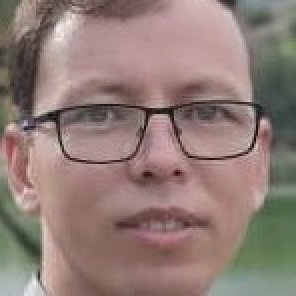
#> input picture test.png, 148 x 148 px (shown 2 times larger)
$ python -i enhancing.py   (imports and definitions only)   (older library calls are emulated)
#> lines starting #> are read from the running program, lines starting #| are printed output that depends on the picture; after the words box and inside, x2 and y2 are one past the last pixel; in counts of white or black regions, pixels touching at a corner belong together
### EVotingApp/processing.py
import numpy as np

from skimage.morphology import skeletonize


def clean_points(image: np.array, filter_size: int = 6):
    """
    Remove debris from the image - 1x1 filled pixel areas.

    Args:
        image  (np.array): Image array 1 channel, gray-scale.
        filter_size (int): Size of the rolling window applied for cleaning the array.

    """

    # Normalise
    template_base = image.copy() / image.max()

    template_new = template_base.copy()

    # Layer - window size.
    height, width = image.shape

    for i in range(height - filter_size):
        for j in range(width - filter_size):

            layer_filter = template_new[i:i + filter_size, j:j + filter_size]

            flag = 0
            if sum(layer_filter[:, 0]) == 0:
                flag += 1
            if sum(layer_filter[:, filter_size - 1]) == 0:
                flag += 1
            if sum(layer_filter[0, :]) == 0:
                flag += 1
            if sum(layer_filter[filter_size - 1, :]) == 0:
                flag += 1
            if flag > 3:
                template_base[i: i + filter_size, j: j + filter_size] = np.zeros((filter_size, filter_size))

    return template_base


def thin_image(image: np.array, swap_image: bool = False) -> np.array:
    """
    Thins given image.

    Args:
        image  (np.array): Image as a numpy array, 1 channel, gray scale.
        swap_image (bool): Swaps background colour with ridge colour

    Returns:
        np.array: Thinned image.

    """

    # Process image - thinning, cleaning and normalisation
    img_skel = skeletonize(image / image.max()).astype(int)

    # Clean noise or impurities (1x1 filled pixels)
    img_skel = clean_points(img_skel).astype(int)

    if swap_image:
        return swap(img_skel)
    else:
        return img_skel


# [104 lines left out: functions swap, occurrences, cdf, histogram_equalisation, cdf_normalised, binarise, not called in this run]

### enhancing.py
import math

import numpy as np

import scipy
from scipy import ndimage, signal

import warnings
# [1 line not run here, left out]

import cv2
# [1 line not run here, left out]

from processing import thin_image, clean_points


def enhance_image(image: np.array, block_orientation: int = 16, threshold: float = 0.1,
                  sigma_gradient: int = 1, sigma_block: int = 7, sigma_orientation: int = 7,
                  block_frequency: int = 38, window_size: int = 5, min_wave_length: int = 5,
                  max_wave_length: int = 15, padding: int = None, skeletonise: bool = True):
    """
    Image enhancement using gabor filters based on ridge orientation.
    Adjusted from https: / / github.com / Utkarsh-Deshmukh / Fingerprint-Enhancement-Python
    Based on the paper: Hong, L., Wan, Y., and Jain, A. K. '
    Fingerprint image enhancement: Algorithm and performance evaluation'.
    IEEE Transactions on Pattern Analysis and Machine Intelligence 20, 8 (1998), pp 777-789.
    License: BSD 2

    """

    # CLAHE adjusted image - histogram equalisation.
    img_clahe = apply_clahe(image)

    # Padding image for applying window frequency mask.
    if padding is not None:
        top, bottom, left, right = [padding] * 4
        img_clahe = cv2.copyMakeBorder(img_clahe, top, bottom, left, right, cv2.BORDER_CONSTANT, value=255)

    # Normalise images
    img_normalised, mask = ridge_segment(img_clahe, block_orientation, threshold)

    # Pixel orientation
    img_orientation = ridge_orient(img_normalised, sigma_gradient, sigma_block, sigma_orientation)

    # Ridge frequency
    img_frequency, med = ridge_frequency(img_normalised, mask, img_orientation, block_frequency, window_size,
                                         min_wave_length, max_wave_length)

    # Gabor filter
    image_filtered = ridge_filter(img_normalised, img_orientation, med * mask, .65, .65)

    image_enhanced = (image_filtered < -3)

    if skeletonise:
        # Applies image thinning and sets background to white.
        image_enhanced = thin_image(image_enhanced)
        image_enhanced = clean_points(image_enhanced)

    # Normalising image and processing background - and ridges.
    # image_enhanced = image_enhanced // image_enhanced.max()  # [0, 1] values

    # Invert colours if the background is dark.
    # image_enhanced = swap(image_enhanced) if image_enhanced.mean() < .5 else image_enhanced
    # image_enhanced = image_enhanced.astype('uint8')

    return image_enhanced.astype('uint8')


def ridge_orient(image: np.array, sigma_gradient: int, sigma_block: int, sigma_orientation: int):
    """
    Extracts the orientation of the ridges.

    """

    # Image gradients.
    size = np.fix(6 * sigma_gradient)

    if np.remainder(size, 2) == 0:
        size = size + 1

    gauss = cv2.getGaussianKernel(np.int(size), sigma_gradient)

    # Gradient of Gaussian
    f = gauss * gauss.T
    fy, fx = np.gradient(f)

    Gx = signal.convolve2d(image, fx, mode='same')
    Gy = signal.convolve2d(image, fy, mode='same')

    Gxx = np.power(Gx, 2)
    Gyy = np.power(Gy, 2)
    Gxy = Gx * Gy

    # Smooth the covariance data to perform a weighted summation of the data.

    size = np.fix(6 * sigma_block)

    gauss = cv2.getGaussianKernel(np.int(size), sigma_block)
    f = gauss * gauss.T

    Gxx = ndimage.convolve(Gxx, f)
    Gyy = ndimage.convolve(Gyy, f)
    Gxy = 2 * ndimage.convolve(Gxy, f)

    # Analytic solution of principal direction
    denom = np.sqrt(np.power(Gxy, 2) + np.power((Gxx - Gyy), 2)) + np.finfo(float).eps

    # Sine and cosine of doubled angles
    sin2theta = Gxy / denom
    cos2theta = (Gxx - Gyy) / denom

    if sigma_orientation:

        size = np.fix(6 * sigma_orientation)

        if np.remainder(size, 2) == 0:
            size = size + 1

        gauss = cv2.getGaussianKernel(np.int(size), sigma_orientation)

        f = gauss * gauss.T
        cos2theta = ndimage.convolve(cos2theta, f)  # Smoothed sine and cosine of
        sin2theta = ndimage.convolve(sin2theta, f)  # doubled angles

    img_orientation = np.pi / 2 + np.arctan2(sin2theta, cos2theta) / 2

    return img_orientation


def ridge_frequency(image: np.array, mask, orient: int, block_size: int, window_size: int, min_wave_length: int,
               max_wave_length: int) -> tuple:
    """
    Ridge frequency computation.

    """

    rows, cols = image.shape
    freq = np.zeros((rows, cols))

    for r in range(0, rows - block_size, block_size):
        for c in range(0, cols - block_size, block_size):
            block_image = image[r: r + block_size][:, c: c + block_size]
            block_orientation = orient[r: r + block_size][:, c: c + block_size]

            freq[r: r + block_size][:, c: c + block_size] = frequest(block_image, block_orientation, window_size,
                                                                     min_wave_length, max_wave_length)

    freq = freq * mask
    freq_1d = np.reshape(freq, (1, rows * cols))
    ind = np.where(freq_1d > 0)

    ind = np.array(ind)
    ind = ind[1, :]

    non_zero_elems_in_freq = freq_1d[0][ind]

    # median_freq = np.mean(non_zero_elems_in_freq)
    # TODO: (Dragos) Review
    median_freq = np.median(non_zero_elems_in_freq)

    return freq, median_freq


def ridge_filter(im, orient, freq, kx, ky):
    angleInc = 3
    im = np.double(im)
    rows, cols = im.shape
    newim = np.zeros((rows, cols))

    freq_1d = np.reshape(freq, (1, rows * cols))
    ind = np.where(freq_1d > 0)

    ind = np.array(ind)
    ind = ind[1, :]

    # Round the array of frequencies to the nearest 0.01 to reduce the
    # number of distinct frequencies we have to deal with.
    non_zero_elems_in_freq = freq_1d[0][ind]
    non_zero_elems_in_freq = np.double(np.round((non_zero_elems_in_freq * 100))) / 100

    unfreq = np.unique(non_zero_elems_in_freq)

    # Generate filters corresponding to these distinct frequencies and
    # orientations in 'angleInc' increments.

    sigmax = 1 / unfreq[0] * kx
    sigmay = 1 / unfreq[0] * ky

    sze = np.round(3 * np.max([sigmax, sigmay]))

    d = np.linspace(int(-sze), int(sze), int((2 * sze + 1)))
    y=  np.linspace(int(-sze), int(sze), int((2 * sze + 1)))

    #print(d)
    #print(y)

    x, y = np.meshgrid(d, y)

    reffilter = np.exp(-((np.power(x, 2)) / (sigmax * sigmax) + (np.power(y, 2)) / (sigmay * sigmay))) * np.cos(
        2 * np.pi * unfreq[0] * x)  # this is the original gabor filter

    filt_rows, filt_cols = reffilter.shape

    gabor_filter = np.array(np.zeros((180 // angleInc, filt_rows, filt_cols)))

    for o in range(0, 180 // angleInc):
        # Generate rotated versions of the filter.  Note orientation
        # image provides orientation  * along *  the ridges, hence +90
        # degrees, and imrotate requires angles +ve anticlockwise, hence
        # the minus sign.

        rot_filt = scipy.ndimage.rotate(reffilter, - (o * angleInc + 90), reshape=False)
        gabor_filter[o] = rot_filt

    # Find indices of matrix points greater than maxsze from the image
    # boundary

    maxsze = int(sze)

    temp = freq > 0
    validr, validc = np.where(temp)

    temp1 = validr > maxsze
    temp2 = validr < rows - maxsze
    temp3 = validc > maxsze
    temp4 = validc < cols - maxsze

    final_temp = temp1 & temp2 & temp3 & temp4

    finalind = np.where(final_temp)

    # Convert orientation matrix values from radians to an index value
    # that corresponds to round(degrees / angleInc)

    maxorientindex = np.round(180 / angleInc)
    orientindex = np.round(orient / np.pi * 180 / angleInc)

    # do the filtering

    for i in range(0, rows):
        for j in range(0, cols):
            if orientindex[i][j] < 1:
                orientindex[i][j] = orientindex[i][j] + maxorientindex
            if orientindex[i][j] > maxorientindex:
                orientindex[i][j] = orientindex[i][j] - maxorientindex

    finalind_rows, finalind_cols = np.shape(finalind)

    sze = int(sze)
    for k in range(0, finalind_cols):
        r = validr[finalind[0][k]]
        c = validc[finalind[0][k]]

        img_block = im[r - sze:r + sze + 1][:, c - sze:c + sze + 1]

        newim[r][c] = np.sum(img_block * gabor_filter[int(orientindex[r][c]) - 1])

    return newim


def normalise(image: np.array):

    normed = (image - np.mean(image)) / (np.std(image))

    return normed


def ridge_segment(im, blksze, thresh):

    rows, cols = im.shape

    im = normalise(im)  # normalise to get zero mean and unit standard deviation

    new_rows = np.int(blksze * np.ceil((np.float(rows)) / (np.float(blksze))))
    new_cols = np.int(blksze * np.ceil((np.float(cols)) / (np.float(blksze))))

    padded_img = np.zeros((new_rows, new_cols))
    stddevim = np.zeros((new_rows, new_cols))

    padded_img[0:rows][:, 0:cols] = im

    for i in range(0, new_rows, blksze):
        for j in range(0, new_cols, blksze):
            block = padded_img[i:i + blksze][:, j:j + blksze]

            stddevim[i:i + blksze][:, j:j + blksze] = np.std(block) * np.ones(block.shape)

    stddevim = stddevim[0:rows][:, 0:cols]

    mask = stddevim > thresh

    mean_val = np.mean(im[mask])

    std_val = np.std(im[mask])

    normim = (im - mean_val) / (std_val)

    return normim, mask


def frequest(im, orientim, windsze, min_wave_length, max_wave_length):
    rows, cols = np.shape(im)

    # Find mean orientation within the block. This is done by averaging the
    # sines and cosines of the doubled angles before reconstructing the
    # angle again.  This avoids wraparound problems at the origin.
    cosorient = np.mean(np.cos(2 * orientim))
    sinorient = np.mean(np.sin(2 * orientim))
    orient = math.atan2(sinorient, cosorient) / 2

    # Rotate the image block so that the ridges are vertical

    # ROT_mat = cv2.getRotationMatrix2D((cols / 2, rows / 2), orient / np.pi * 180 + 90, 1)
    # rotim = cv2.warpAffine(im, ROT_mat, (cols, rows))
    rotim = scipy.ndimage.rotate(im, orient / np.pi * 180 + 90, axes=(1, 0), reshape=False, order=3, mode='nearest')

    # Now crop the image so that the rotated image does not contain any
    # invalid regions.  This prevents the projection down the columns
    # from being mucked up.

    cropsze = int(np.fix(rows / np.sqrt(2)))
    offset = int(np.fix((rows - cropsze) / 2))
    rotim = rotim[offset:offset + cropsze][:, offset:offset + cropsze]

    # Sum down the columns to get a projection of the grey values down
    # the ridges.

    proj = np.sum(rotim, axis=0)
    dilation = scipy.ndimage.grey_dilation(proj, windsze, structure=np.ones(windsze))

    temp = np.abs(dilation - proj)

    peak_thresh = 2

    maxpts = (temp < peak_thresh) & (proj > np.mean(proj))
    maxind = np.where(maxpts)

    rows_maxind, cols_maxind = np.shape(maxind)

    # Determine the spatial frequency of the ridges by divinding the
    # distance between the 1st and last peaks by the (No of peaks-1). If no
    # peaks are detected, or the wavelength is outside the allowed bounds,
    # the frequency image is set to 0

    if cols_maxind < 2:
        freqim = np.zeros(im.shape)
    else:
        peaks = cols_maxind
        wave_length = (maxind[0][cols_maxind - 1] - maxind[0][0]) / (peaks - 1)
        if min_wave_length <= wave_length <= max_wave_length:
            freqim = 1 / np.double(wave_length) * np.ones(im.shape)
        else:
            freqim = np.zeros(im.shape)

    return freqim


def binarise_image(image: np.array, normalise: bool = True) -> np.array:
    """
    OTSU threshold based binarisation

    """

    _, image = cv2.threshold(image, 127, 255, cv2.THRESH_BINARY | cv2.THRESH_OTSU)

    if normalise:
        # Normalize to 0 and 1 range
        image[image == 255] = 1

    return image


def apply_clahe(image: np.array, clip_limit: float = 2.0, tile_grid_size: tuple = (8, 8)):
    """
    Contrast Limited Adaptive Histogram Equalization

    """

    clahe = cv2.createCLAHE(clipLimit=clip_limit, tileGridSize=tile_grid_size)

    return clahe.apply(image)


def fourier_transform(image: np.array) -> np.array:
    """
    2D Fourier transform image enhancement implementation.
    32x32 pixel windows processed at a time.
    np implementation of FFT for computing DFT

    """

    f = np.fft.fft2(image)

    return np.fft.fftshift(f)


def high_pass_filter(image: np.array) -> np.array:
    """
    HPF implementation

    """

    shifted = fourier_transform(image)
    rows, cols = image.shape
    crow, ccol = rows // 2 , cols // 2
    shifted[crow - 30: crow + 30, ccol - 30: ccol + 30] = 0
    f_ishift = np.fft.ifftshift(shifted)

    return np.abs(np.fft.ifft2(f_ishift))

>>> import cv2
>>> picture = cv2.imread('test.png', cv2.IMREAD_GRAYSCALE)
#> picture: shape (148, 148); min 9, max 242, mean 130
>>> result = enhance_image(picture)
#> after the loop in ridge_segment, `for i in range(0, new_rows, blksze):`:
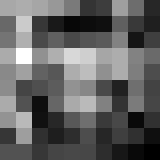
#> stddevim: shape (160, 160) float64; min 0.0664, max 1.65, mean 0.673; drawn with min black and max white
#> in ridge_segment, `mask = stddevim > thresh`:
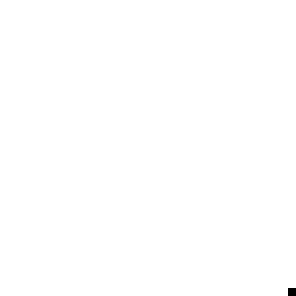
#> mask: shape (148, 148) bool (shown 2 times larger); 99.9% white; 1 black region (1 under 20 px)
#> in ridge_segment, `mean_val = np.mean(im[mask])`: mean_val = -0.000198
#> in ridge_segment, `std_val = np.std(im[mask])`: std_val = 1
#> in ridge_frequency, `rows, cols = image.shape`: rows = 148
#> the loop in ridge_frequency, `for r in range(0, rows - block_size, block_size):` made 3 passes
#> after the loop in ridge_frequency, `for r in range(0, rows - block_size, block_size):`:
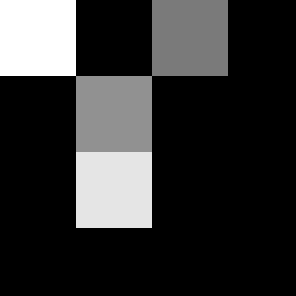
#> freq: shape (148, 148) float64 (shown 2 times larger); min 0, max 0.167, mean 0.0324; drawn with min black and max white
#> in ridge_frequency, `ind = np.where(freq_1d > 0)`: ind = 5776 positions, rows 0 to 0, columns 0 to 16799
#> in ridge_frequency, `ind = ind[1, :]`: ind = 5776 values from 0 to 16799
#> in ridge_frequency, `non_zero_elems_in_freq = freq_1d[0][ind]`: non_zero_elems_in_freq = 5776 values, max 0.167 at index 0, min 0.08 at index 38, mean 0.123
#> in ridge_frequency, `median_freq = np.median(non_zero_elems_in_freq)`: median_freq = 0.123
#> in ridge_filter, `rows, cols = im.shape`: rows = 148
#> in ridge_filter, `freq_1d = np.reshape(freq, (1, rows * cols))`: freq: shape (148, 148) float64; values 0 (black) and 0.123 (white), 99.9% white; 1 black region (1 under 20 px)
#> in ridge_filter, `ind = np.where(freq_1d > 0)`: ind = 21888 positions, rows 0 to 0, columns 0 to 21899
#> in ridge_filter, `unfreq = np.unique(non_zero_elems_in_freq)`: unfreq = [0.12]
#> in ridge_filter, `sigmax = 1 / unfreq[0] * kx`: sigmax = 5.42
#> in ridge_filter, `sze = np.round(3 * np.max([sigmax, sigmay]))`: sze = 16
#> in ridge_filter, `filt_rows, filt_cols = reffilter.shape`: filt_rows = 33
#> in ridge_filter, `maxsze = int(sze)`: maxsze = 16
#> after the loop in ridge_filter, `for i in range(0, rows):`:
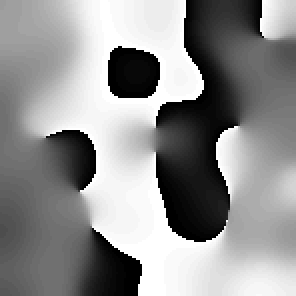
#> orientindex: shape (148, 148) float64 (shown 2 times larger); min 1, max 60, mean 34.4; drawn with min black and max white
#> in ridge_filter, `finalind_rows, finalind_cols = np.shape(finalind)`: finalind_rows = 1; finalind_cols = 13225
#> the loop in ridge_filter, `for k in range(0, finalind_cols):` made 13225 passes
#> pass 1, in ridge_filter, `img_block = im[r - sze:r + sze + 1][:, c - sze:c + sze + 1]`:
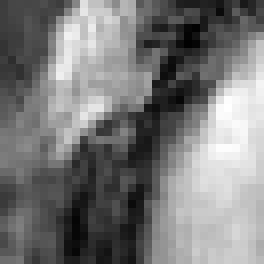
#> img_block: shape (33, 33) float64 (shown 8 times larger); min -2.53, max 2.21, mean -0.279; drawn with min black and max white
#> after the loop in ridge_filter, `for k in range(0, finalind_cols):`:
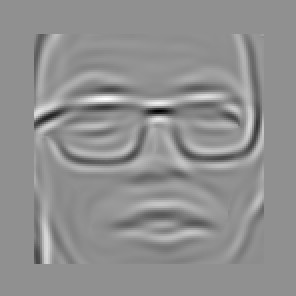
#> newim: shape (148, 148) float64 (shown 2 times larger); min -82.45, max 63.38, mean 0.2; drawn with min black and max white
#> in enhance_image, `image_enhanced = (image_filtered < -3)`: image_enhanced: shape (148, 148) bool; 17.6% white; 29 white regions (7 under 20 px), largest, box (x1, y1, x2, y2) and area: (17, 51, 122, 65) 642, (85, 17, 131, 81) 453, (34, 84, 118, 100) 409
#> in thin_image, `img_skel = skeletonize(image / image.max()).astype(int)`:
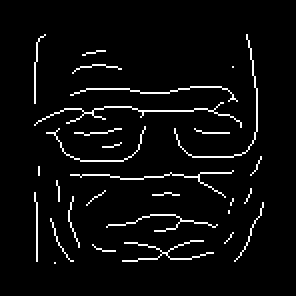
#> img_skel: shape (148, 148) int64 (shown 2 times larger); values 0 (black) and 1 (white), 4.4% white in thin lines or dots, all inside (x1, y1, x2, y2) = (17, 17, 132, 132)
#> in clean_points, `height, width = image.shape`: height = 148
#> after the loop in clean_points, `for i in range(height - filter_size):`: template_base: shape (148, 148) float64; values 0 (black) and 1 (white), 4.4% white in thin lines or dots, all inside (x1, y1, x2, y2) = (17, 17, 132, 131)

$ run again, on 101_2.tif
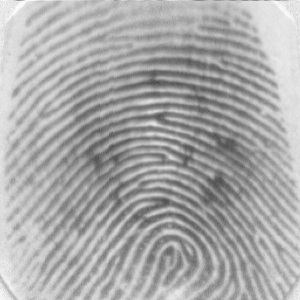
#> input picture 101_2.tif, 300 x 300 px
#> picture is the input picture: shape (300, 300); min 71, max 250, mean 169.5
#> mask: shape (300, 300) bool; every value is 1
#> mean_val = 5.05e-18
#> std_val = 1
#> in ridge_frequency, `rows, cols = image.shape`: rows = 300
#> the loop in ridge_frequency, `for r in range(0, rows - block_size, block_size):` made 7 passes
#> in ridge_frequency, `ind = np.where(freq_1d > 0)`: ind = 67868 positions, rows 0 to 0, columns 38 to 79765
#> median_freq = 0.12
#> in ridge_filter, `rows, cols = im.shape`: rows = 300
#> in ridge_filter, `ind = np.where(freq_1d > 0)`: ind = 90000 positions, rows 0 to 0, columns 0 to 89999
#> unfreq = [0.12]
#> sigmax = 5.42
#> sze = 16
#> filt_rows = 33
#> maxsze = 16
#> after the loop in ridge_filter, `for i in range(0, rows):`:
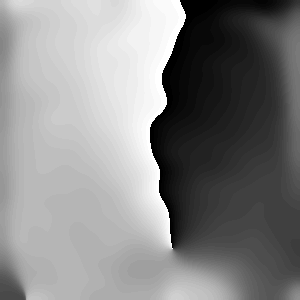
#> orientindex: shape (300, 300) float64; min 1, max 60, mean 32.2; drawn with min black and max white
#> finalind_rows = 1; finalind_cols = 71289
#> image_enhanced: shape (300, 300) bool; 37.4% white; 36 white regions (3 under 20 px), largest, box (x1, y1, x2, y2) and area: (17, 58, 284, 147) 2955, (17, 112, 284, 214) 2473, (54, 179, 270, 284) 2101
#> in thin_image, `img_skel = skeletonize(image / image.max()).astype(int)`:
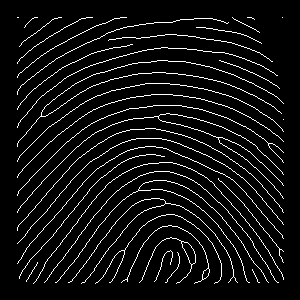
#> img_skel: shape (300, 300) int64; values 0 (black) and 1 (white), 6.7% white in thin lines or dots, all inside (x1, y1, x2, y2) = (17, 17, 284, 284)
